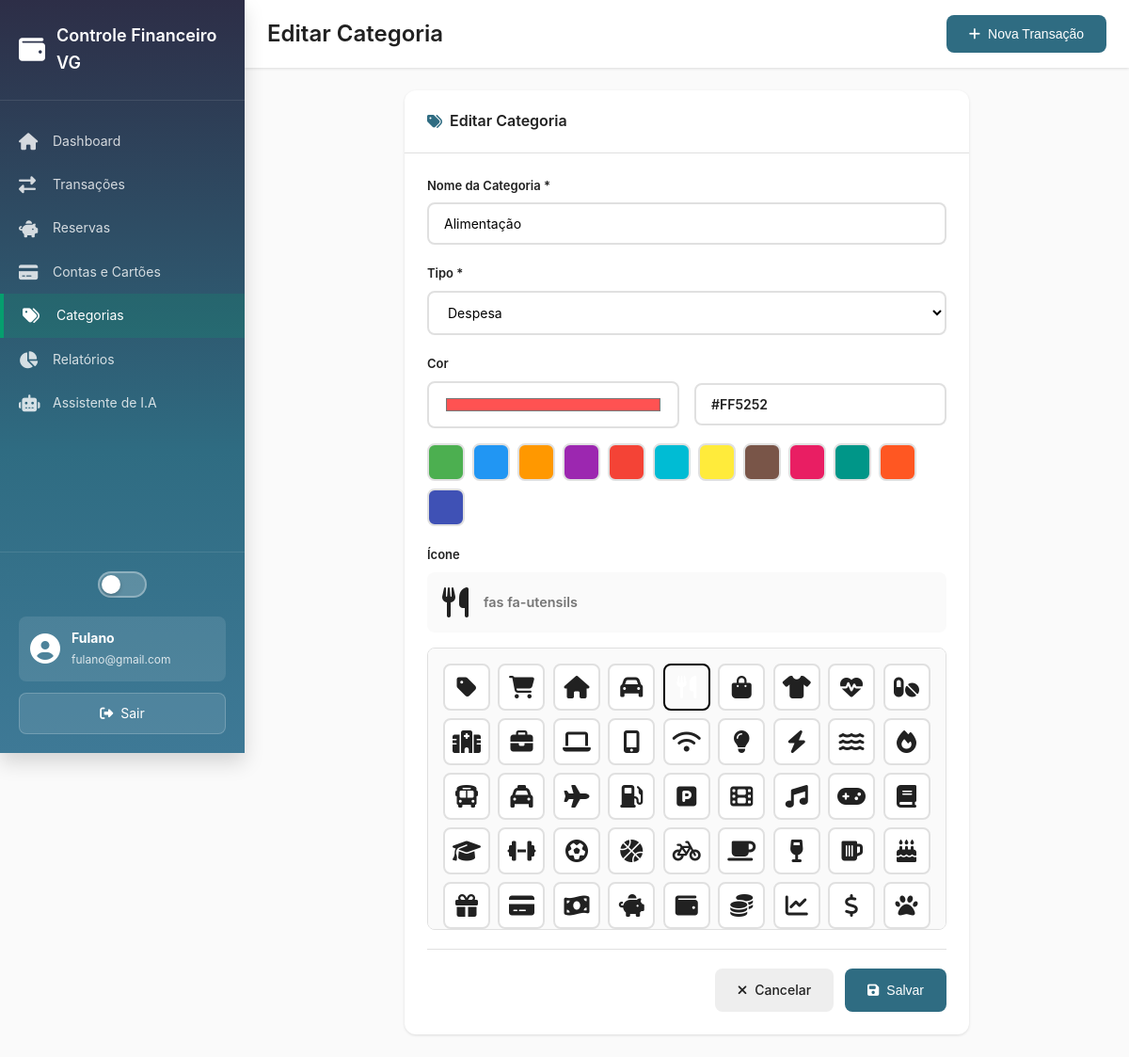
/categories/edit/1 (signed in), run on the app's committed database.
### tables this page shows
CREATE TABLE categories (
    id INT AUTO_INCREMENT PRIMARY KEY,
    user_id INT NOT NULL,
    name VARCHAR(100) NOT NULL,
    type ENUM('income', 'expense') NOT NULL,
    color VARCHAR(7) DEFAULT '#4CAF50',
    icon VARCHAR(50) DEFAULT 'fas fa-tag',
    is_default BOOLEAN DEFAULT FALSE,
    created_at TIMESTAMP DEFAULT CURRENT_TIMESTAMP,
    updated_at TIMESTAMP DEFAULT CURRENT_TIMESTAMP ON UPDATE CURRENT_TIMESTAMP,
    FOREIGN KEY (user_id) REFERENCES users(id) ON DELETE CASCADE,
    INDEX idx_user_id (user_id),
    INDEX idx_type (type)
);

### app/core/Controller.php (called while the page is built, shortened)
<?php
class Controller {
    public function __construct() {
        $this->db = (new Database())->connect();
    }
    public function view($view, $data = []) {
        extract($data);
        require_once BASE_PATH . '/app/views/' . $view . '.php';
    }
}

### app/controllers/Categories.php (called while the page is built, shortened)
<?php
class Categories extends Controller {
    public function __construct() {
        $this->categoryModel = new Category($this->db);
    }
    public function edit($id) {
        $category = $this->categoryModel->findById($id);
        $this->view('categories/form', ['category' => $category]);
    }
}

### app/core/App.php (called while the page is built, shortened)
<?php
class App {
    protected $method = 'index';
    public function __construct() {
        $url = $this->parseUrl();
        if (isset($url[0]) && file_exists(BASE_PATH . '/app/controllers/' . ucfirst($url[0]) . '.php')) {
            unset($url[0]);
        }
        $this->controller = new $this->controller;
        if (isset($url[1]) && method_exists($this->controller, $url[1])) {
            $this->method = $url[1];
            unset($url[1]);
        }
        $this->params = $url ? array_values($url) : [];
        call_user_func_array([$this->controller, $this->method], $this->params);
    }
    public function parseUrl() {
        if (isset($_GET['url'])) {
            return explode('/', filter_var(rtrim($_GET['url'], '/'), FILTER_SANITIZE_URL));
        }
        return [];
    }
}

### public/index.php (called while the page is built, shortened)
<?php
require_once BASE_PATH . '/config/config.php';
require_once BASE_PATH . '/app/core/Database.php';
require_once BASE_PATH . '/app/core/Model.php';
require_once BASE_PATH . '/app/core/Controller.php';
require_once BASE_PATH . '/app/core/App.php';
$app = new App();

### config/config.php (called while the page is built, shortened)
<?php
spl_autoload_register(function($className) {
    $paths = [
        APP_ROOT . '/app/controllers/' . $className . '.php',
        APP_ROOT . '/app/models/' . $className . '.php',
        APP_ROOT . '/app/core/' . $className . '.php',
    ];
    foreach ($paths as $path) {
        if (file_exists($path)) {
            return;
        }
    }
});

### app/core/Database.php (called while the page is built, shortened)
<?php
class Database {
    private $host = DB_HOST;
    private $db_name = DB_NAME;
    private $username = DB_USER;
    private $password = DB_PASS;
    private $charset = DB_CHARSET;
    private $conn = null;
    public function connect() {
        if ($this->conn === null) {
            try {
                $dsn = "mysql:host={$this->host};dbname={$this->db_name};charset={$this->charset}";
                $options = [
                    PDO::ATTR_ERRMODE => PDO::ERRMODE_EXCEPTION,
                    PDO::ATTR_DEFAULT_FETCH_MODE => PDO::FETCH_ASSOC,
                    PDO::ATTR_EMULATE_PREPARES => false,
                ];
                $this->conn = new PDO($dsn, $this->username, $this->password, $options);
            } catch(PDOException $e) {
                die('Erro de conexão: ' . $e->getMessage());
            }
        }
        return $this->conn;
    }
}

### app/core/Model.php (called while the page is built, shortened)
<?php
class Model {
    protected $db;
    protected $table;
    public function __construct($db) {
        $this->db = $db;
    }
    public function findById($id) {
        $stmt = $this->db->prepare("SELECT * FROM {$this->table} WHERE id = :id");
        $stmt->bindValue(':id', $id);
        $stmt->execute();
        return $stmt->fetch();
    }
}

### app/views/categories/form.php (the view, shortened to what this page needs)
<div class="dashboard-card" style="max-width: 600px; margin: 0 auto;">
    <div class="card-header">
        <h3>
            <i class="fas fa-tags"></i>
            <?= $category ? 'Editar Categoria' : 'Nova Categoria' ?>
        </h3>
    </div>
    <div class="card-body">
        <form method="POST" action="<?= BASE_URL ?>categories/<?= $category ? 'update/' . $category['id'] : 'create' ?>">
            <div class="form-group">
                <label for="name">Nome da Categoria *</label>
                <input type="text" id="name" name="name" value="<?= $category['name'] ?? '' ?>" required>
            </div>
            <div class="form-group">
                <label for="type">Tipo *</label>
                <select id="type" name="type" required>
                    <option value="expense" <?= ($category['type'] ?? '') === 'expense' ? 'selected' : '' ?>>Despesa</option>
                </select>
            </div>
            <div class="form-group">
                <label for="color">Cor</label>
                <div class="color-selection">
                    <input type="color" id="color" name="color" class="color-picker" value="<?= $category['color'] ?? '#4CAF50' ?>">
                    <input type="text" id="color-text" class="color-text" value="<?= $category['color'] ?? '#4CAF50' ?>" readonly>
                </div>
                <div class="color-presets">
                    <?php
                    $colors = ['#4CAF50', '#2196F3', '#FF9800', '#9C27B0', '#F44336', '#00BCD4', '#FFEB3B', '#795548', '#E91E63', '#009688', '#FF5722', '#3F51B5'];
                    foreach ($colors as $c): ?>
                        <button type="button" class="color-preset-btn" style="background-color: <?= $c ?>" onclick="selectColorPreset('<?= $c ?>')"></button>
                    <?php endforeach; ?>
                </div>
            </div>
            <div class="form-group">
                <label>Ícone</label>
                <div class="icon-preview">
                    <i id="selected-icon" class="<?= $category['icon'] ?? 'fas fa-tag' ?>"></i>
                    <span id="selected-icon-name"><?= $category['icon'] ?? 'fas fa-tag' ?></span>
                </div>
                <div class="icon-grid">
                    <?php
                    $icons = [
                        'fas fa-tag', 'fas fa-shopping-cart', 'fas fa-home', 'fas fa-car', 'fas fa-utensils',
                        'fas fa-shopping-bag', 'fas fa-tshirt', 'fas fa-heartbeat', 'fas fa-pills',
                        'fas fa-hospital', 'fas fa-briefcase', 'fas fa-laptop', 'fas fa-mobile-alt',
                        'fas fa-wifi', 'fas fa-lightbulb', 'fas fa-bolt', 'fas fa-water', 'fas fa-fire',
                        'fas fa-bus', 'fas fa-taxi', 'fas fa-plane', 'fas fa-gas-pump', 'fas fa-parking',
                        'fas fa-film', 'fas fa-music', 'fas fa-gamepad', 'fas fa-book', 'fas fa-graduation-cap',
                        'fas fa-dumbbell', 'fas fa-futbol', 'fas fa-basketball-ball', 'fas fa-bicycle',
                        'fas fa-coffee', 'fas fa-wine-glass', 'fas fa-beer', 'fas fa-birthday-cake',
                        'fas fa-gift', 'fas fa-credit-card', 'fas fa-money-bill-wave', 'fas fa-piggy-bank',
                        'fas fa-wallet', 'fas fa-coins', 'fas fa-chart-line', 'fas fa-dollar-sign',
                        'fas fa-paw', 'fas fa-dog', 'fas fa-cat', 'fas fa-ellipsis-h',
                        'fas fa-paint-brush', 'fas fa-wrench', 'fas fa-tools', 'fas fa-hammer',
                        'fas fa-phone', 'fas fa-envelope', 'fas fa-globe', 'fas fa-tv'
                    ];
                    foreach ($icons as $icon): ?>
                        <button type="button" class="icon-option" onclick="selectIcon('<?= $icon ?>')" title="<?= $icon ?>">
                            <i class="<?= $icon ?>"></i>
                        </button>
                    <?php endforeach; ?>
                </div>
            </div>
            <div class="form-actions">
                <a href="<?= BASE_URL ?>categories" class="btn btn-secondary">
                    <i class="fas fa-times"></i>
                    Cancelar
                </a>
                <button type="submit" class="btn btn-primary">
                    <i class="fas fa-save"></i>
                    Salvar
                </button>
            </div>
        </form>
    </div>
</div>
<?php
require_once __DIR__ . '/../layouts/main.php';
?>

### public/assets/css/style.css (style rules this page uses)
* { margin: 0; padding: 0; box-sizing: border-box; }
:root { --primary-dark: #2D2E47; --primary: #2F6C82; --primary-light: #3E7996; --primary-lighter: #69b3cc; --primary-lightest: #d8eef5; --success: #069E6E; --success-light: #4dc494; --info: #00BAB4; --info-light: #66d4d0; --danger: #f44336; --danger-light: #ef5350; --warning: #ff9800; --warning-light: #ffb74d; --gray-50: #fafafa; --gray-100: #f5f5f5; --gray-200: #eeeeee; --gray-300: #e0e0e0; --gray-400: #bdbdbd; --gray-500: #9e9e9e; --gray-600: #757575; --gray-700: #616161; --gray-800: #424242; --gray-900: #212121; --text-primary: #212121; --text-secondary: #757575; --text-disabled: #bdbdbd; --bg-primary: #ffffff; --bg-secondary: #fafafa; --bg-tertiary: #f5f5f5; --card-bg: #ffffff; --shadow-sm: 0 1px 3px rgba(0, 0, 0, 0.12); --shadow-md: 0 4px 6px rgba(0, 0, 0, 0.1); --shadow-lg: 0 10px 20px rgba(0, 0, 0, 0.15); --border-radius: 8px; --border-radius-lg: 12px; --border-color: #e0e0e0; --sidebar-width: 260px; --sidebar-bg: linear-gradient(180deg, #2D2E47 0%, #2F6C82 60%, #3E7996 100%); }
* { transition: background-color 0.3s ease, color 0.3s ease, border-color 0.3s ease; }
body { font-family: -apple-system, BlinkMacSystemFont, 'Segoe UI', 'Roboto', 'Oxygen', 'Ubuntu', 'Cantarell', sans-serif; font-size: 14px; line-height: 1.6; color: var(--text-primary); background-color: var(--bg-secondary); }
.form-group { margin-bottom: 20px; }
.form-group label { display: block; margin-bottom: 8px; font-weight: 500; color: var(--text-primary); }
.form-group input, .form-group select, .form-group textarea { width: 100%; padding: 12px 16px; border: 2px solid var(--border-color); border-radius: var(--border-radius); font-size: 14px; font-family: inherit; transition: all 0.3s; background-color: var(--bg-primary); }
.btn { display: inline-flex; align-items: center; justify-content: center; gap: 8px; padding: 12px 24px; border: none; border-radius: var(--border-radius); font-size: 14px; font-weight: 500; cursor: pointer; transition: all 0.3s; text-decoration: none; }
.btn-primary { background-color: var(--primary); color: white; }
.btn-secondary { background-color: var(--gray-200); color: var(--text-primary); }
body { display: flex; }
.dashboard-card { background: white; border-radius: var(--border-radius-lg); box-shadow: var(--shadow-sm); overflow: hidden; }
.card-header { padding: 20px 24px; border-bottom: 1px solid var(--border-color); display: flex; align-items: center; justify-content: space-between; }
.card-header h3 { font-size: 16px; font-weight: 600; color: var(--text-primary); display: flex; align-items: center; gap: 8px; }
.card-header i { color: var(--primary); }
.card-body { padding: 24px; }
.form-group label { display: flex; align-items: center; gap: 8px; font-size: 13px; font-weight: 600; }
.form-group input::placeholder, .form-group textarea::placeholder, .form-group select::placeholder { color: var(--gray-400); opacity: 1; }
.form-actions { display: flex; gap: 12px; justify-content: flex-end; margin-top: 10px; padding-top: 20px; border-top: 1px solid var(--border-color); }

### data on the page
categories: name "Alimentação", type "Despesa", color "#ff5252", color "#FF5252", icon "fas fa-utensils"

### other printed values
APP_NAME "Controle Financeiro VG"
$_SESSION['user_name'] "Fulano"
$_SESSION['user_email'] "fulano@gmail.com"
$pageTitle "Editar Categoria"
